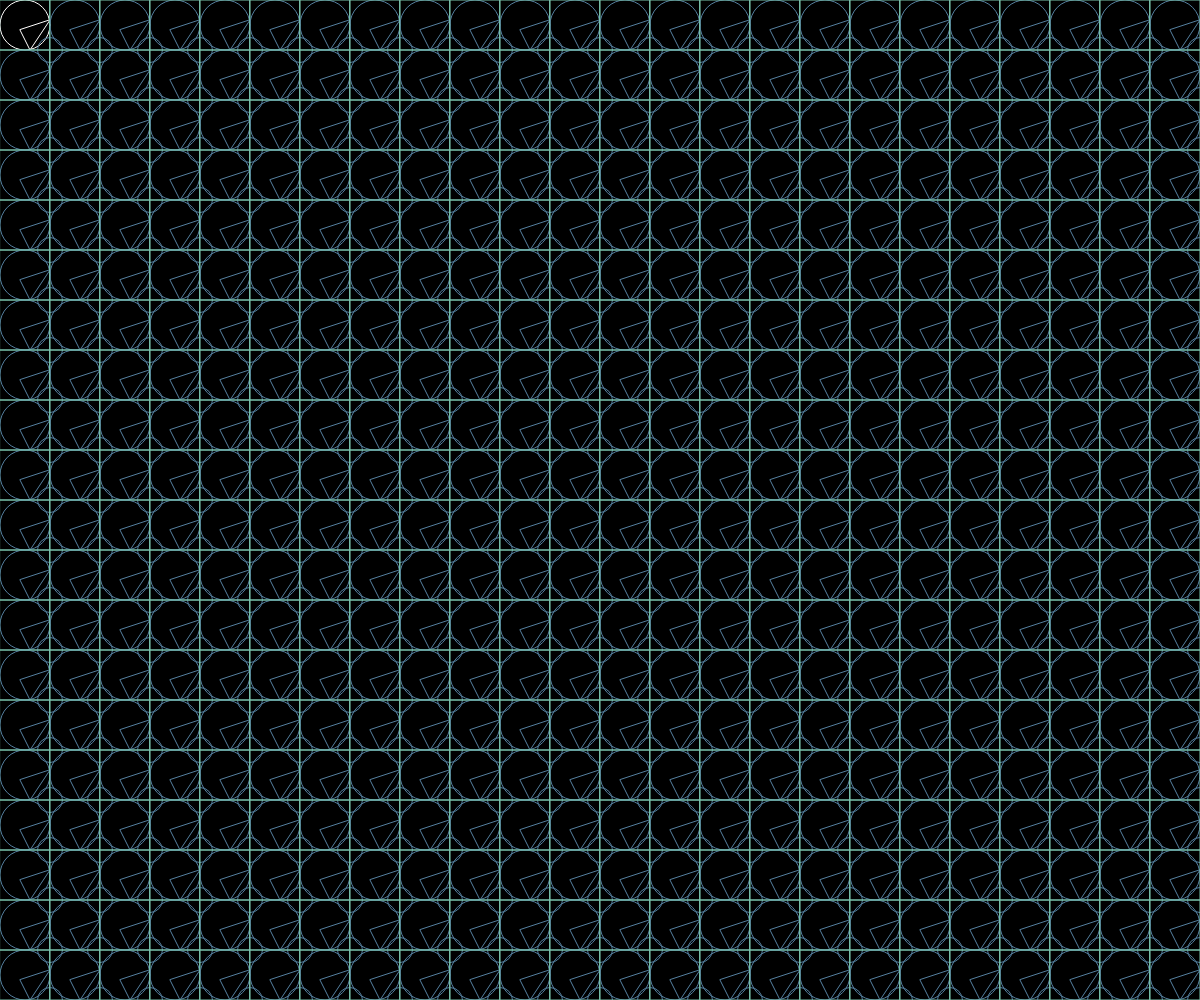
Frame 1 (no input)
Frame 60 (no input): identical to frame 1, image omitted
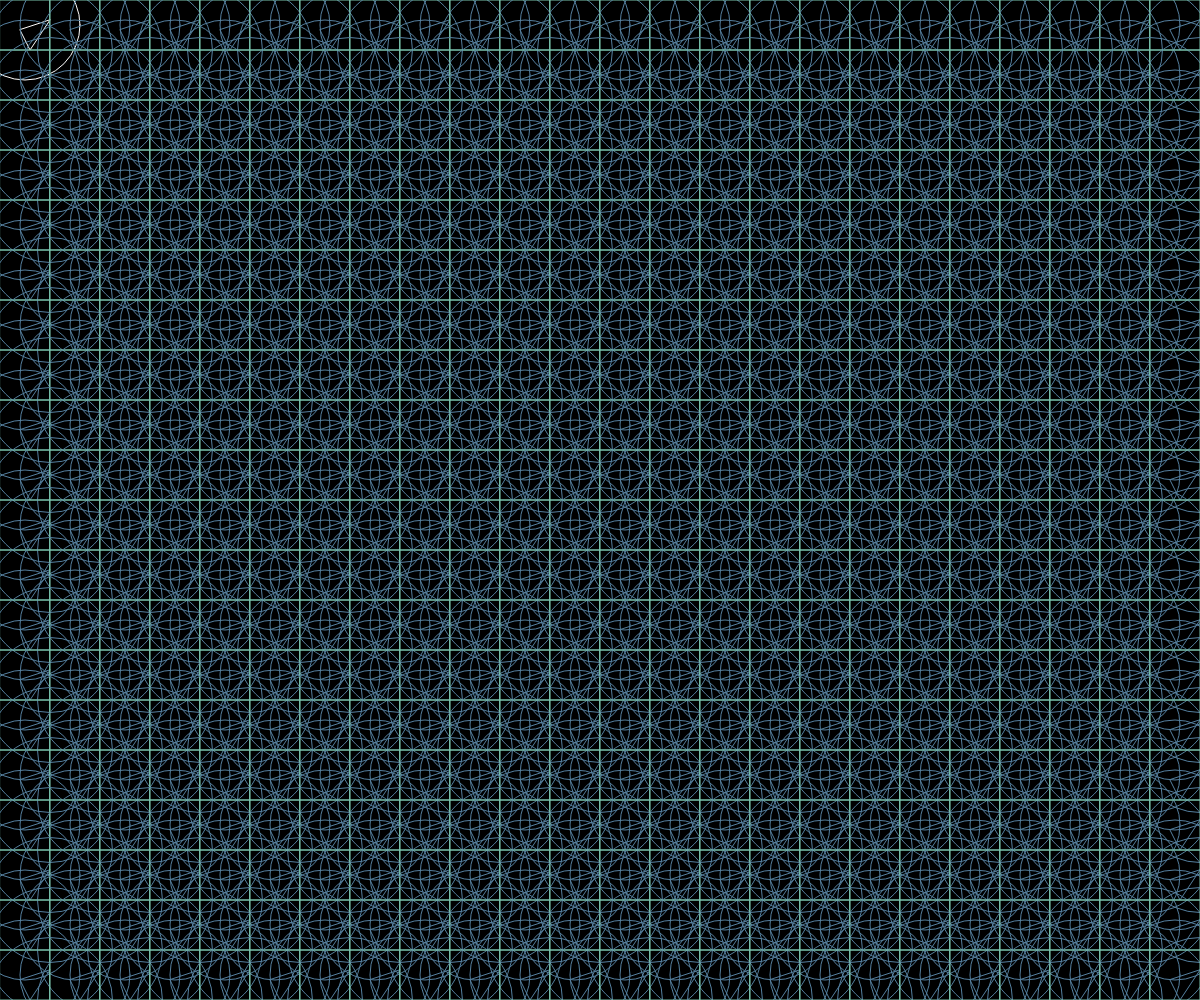
Frame 120 (the mouse pressed at the canvas centre since frame 60)

The p5.js sketch that drew these frames (run headless with seeded random() and noise() and a simulated clock; from frame 60 on, the mouse is pressed at the canvas centre):

// p5.js sketch
// ── sketch.js
function setup() {
  createCanvas(windowWidth,windowHeight);
  // background(0)
}

function draw() {
    background(0) //背景黑色
    stroke(255)
    noFill()
    rectMode (CENTER) //以方框中心點為座標點

    
    for(var j=0;j<(height/50);j++){
      for(var i=0;i<(width/50);i++){
        // for(var p=0;p<(width/50);p++){
          triangle(50+(i*50),20+(j*50),30+(i*50),50+(j*50),20+(i*50),30+(j*50))
          ellipse(25+(i*50),25+(j*50),50+mouseX/10)
          stroke("#7bc5ae") //線條
          rect(25+(i*50),25+(j*50),50)
          stroke("#5580a0") //線條顏色
          ellipse(50+(i*50),50+(j*50),25+mouseY/5)
        }
      }  
  }
